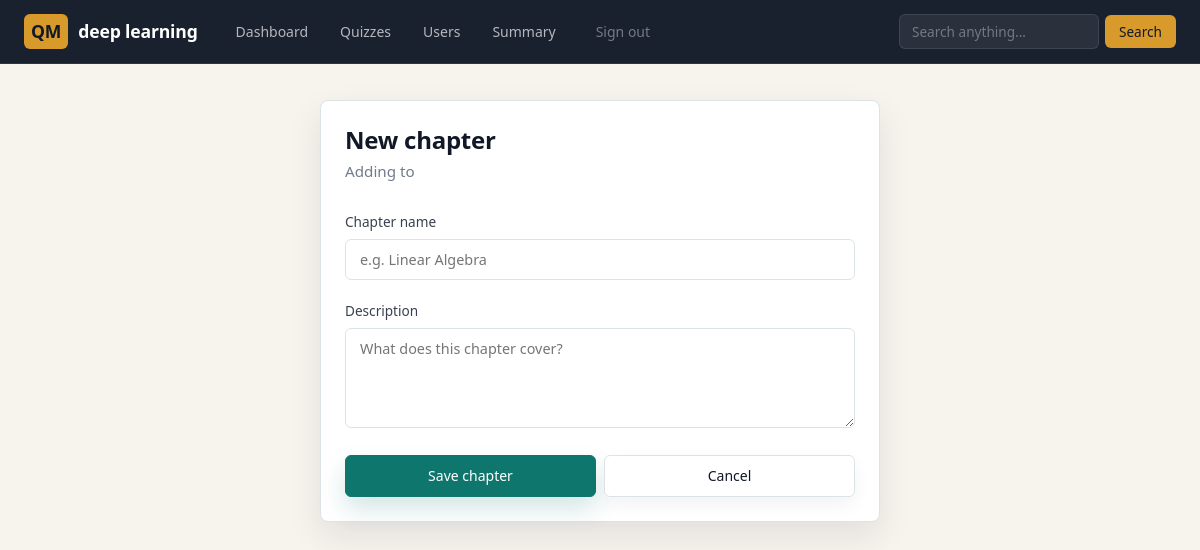
The app's page /new_chap/2/deep learning (signed in), older data.
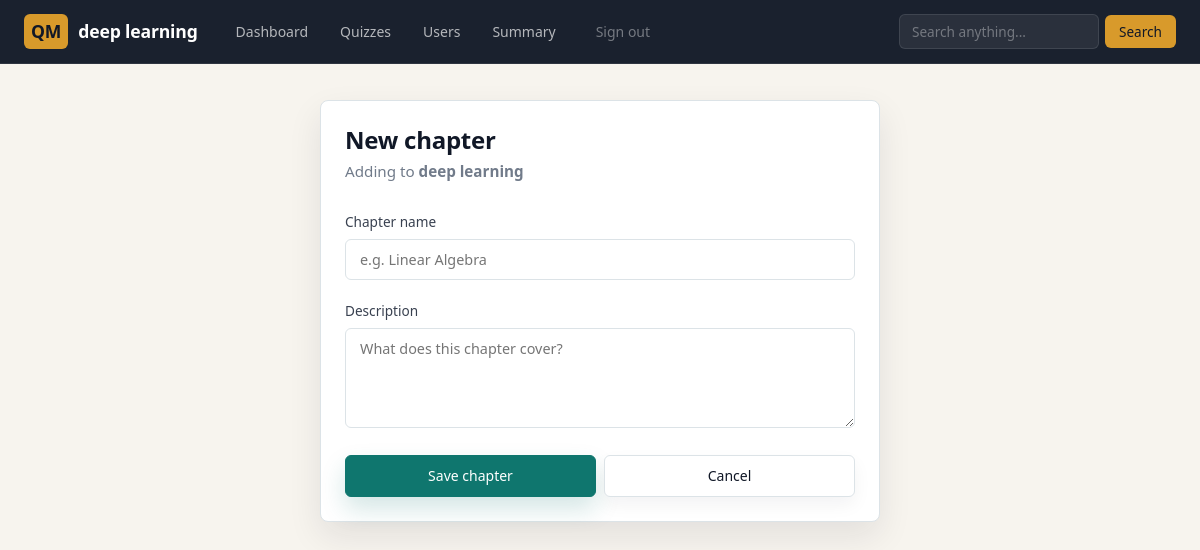
The same page, newer data.
### models/models.py (models this page shows)
class Subject(db.Model):
    __tablename__ = 'subject'
    id = db.Column(db.Integer, primary_key=True)
    name = db.Column(db.String, unique=True, nullable=False)
    description = db.Column(db.Text)
    chapters = db.relationship('Chapter', backref='subject', lazy=True)

### controllers/controllers.py (the view, shortened to what this page needs)
@app.route("/new_chap/<subject_id>/<name>", methods=["GET", "POST"])
@login_required
def new_chapter(subject_id, name):
    subject = Subject.query.filter_by(id=subject_id).first()
    return render_template("new_chap.html", name=name, subject_id=subject_id, subject=subject)

### controllers/controllers.py (called while the page is built)
def login_required(f):
    @wraps(f)
    def decorated_function(*args, **kwargs):
        if "user_id" not in session:
            return redirect(url_for("login"))
        return f(*args, **kwargs)
    return decorated_function

### templates/new_chap.html (shortened to what this page needs)
<!DOCTYPE html>
<html lang="en">
<head>
    <link rel="stylesheet" href="/static/css/main.css">
</head>
<body>
    {%include 'admin_nav.html'%}
    <div class="qm-page">
        <div class="qm-card qm-card--lifted" style="max-width:560px;margin:0 auto">
            <div class="qm-card__body">
                <div class="qm-form">
                    <h2>New chapter</h2>
                    <p class="qm-form__subtitle">Adding to <strong>{{subject.name}}</strong></p>
                    <form action="#" method="POST">
                        <div class="qm-field">
                            <label for="name">Chapter name</label>
                            <input type="text" id="name" name="name" placeholder="e.g. Linear Algebra" required>
                        </div>
                        <div class="qm-field">
                            <label for="desc">Description</label>
                            <textarea id="desc" name="desc" placeholder="What does this chapter cover?"></textarea>
                        </div>
                        <div class="qm-flex qm-flex--gap-sm">
                            <button type="submit" class="qm-btn qm-btn--primary" style="flex:1">Save chapter</button>
                            <a href="/admin/{{name}}" class="qm-btn qm-btn--secondary" style="flex:1">Cancel</a>
                        </div>
                    </form>
                </div>
            </div>
        </div>
    </div>
</body>
</html>

### templates/admin_nav.html (shortened to what this page needs)
<nav class="qm-nav">
    <div class="qm-nav__brand"><span>QM</span> {{name}}</div>
    <ul class="qm-nav__links">
        <li><a href="/admin/{{name}}">Dashboard</a></li>
        <li><a href="/admin/quiz_management/{{name}}">Quizzes</a></li>
        <li><a href="/admin/users/{{name}}">Users</a></li>
        <li><a href="/admin/admin_summary/{{name}}">Summary</a></li>
        <li><a href="/logout" class="nav-logout">Sign out</a></li>
    </ul>
    <form class="qm-nav__search" role="search" action="/admin/search/{{name}}" method="post">
        <input type="search" name="search" placeholder="Search anything..." aria-label="Search" value="{{ request.form.get('search', '') }}">
        <button type="submit">Search</button>
    </form>
</nav>

Row changes from the older to the newer data that the page shows:
added Subject: name "deep learning"
Text that changed along with them:
{{ name }}: "deep learning" → (not shown)
